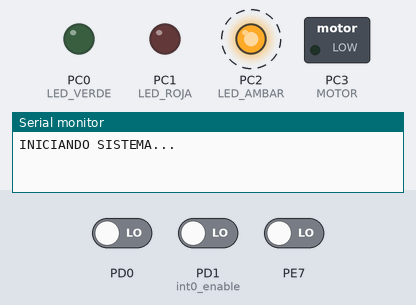
This program was run on a simulated ATmega2560, built with avr-gcc and emulated at 16 MHz. Shown: switched loads named in the program (green lamp = pin HIGH), output pins drawn as LEDs (lit = HIGH), the last lines printed to the serial monitor. Dashed ring = blinking. The test bench sets the inputs (shaded band); at power-on: PD0 LOW, PE7 LOW, PD1 (int0_enable) LOW.

Above: at 1.2 s.
1.3 s: PD0 driven HIGH
At 3.3 s:
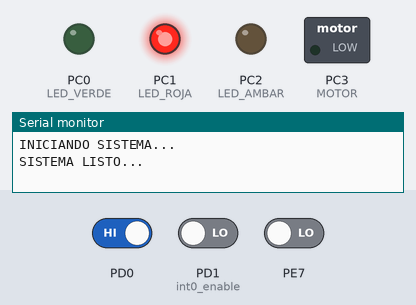
4.3 s: PE7 driven HIGH
At 4.57 s:
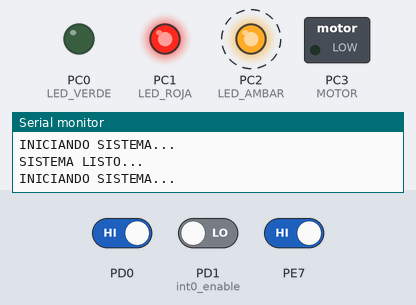
7.3 s: PE7 driven LOW
At 11.3 s:
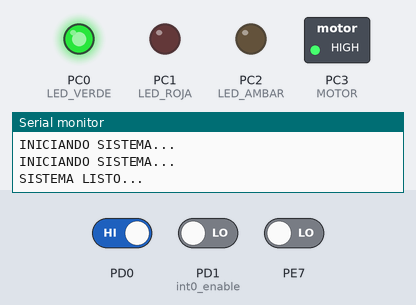
Timing chart, 0 to 12.8 s (numbered marks = the images above; inputs shaded):
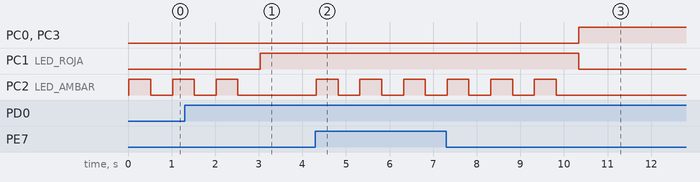

Measured:
- after the input at 1.3 s, PC0 (LED_VERDE), PC3 (MOTOR): stays LOW (without the input it goes to HIGH after 1.7 s); PC1 (LED_ROJA): LOW → HIGH after 1.7 s
- after the input at 4.3 s, PC2 (LED_AMBAR): alternates HIGH for 0.50 s and LOW for 0.50 s, starting at once
- after the input at 7.3 s, PC0 (LED_VERDE), PC3 (MOTOR): LOW → HIGH after 3.0 s instead of 0.04 s; PC1 (LED_ROJA): HIGH → LOW after 3.0 s instead of 0.04 s; PC2 (LED_AMBAR): alternates HIGH for 0.50 s and LOW for 0.50 s, 6 changes in all, then stays LOW, starting at once

The program:

main.c
```c
/*
 * UART_MOTOR_CONTROL.c
 *
 * Created: 20/01/2023 20:11:47
 * Author : jmott
 */

#define F_CPU 16000000UL

/* Inclusión de archivos */

#include <avr/io.h>
#include <util/delay.h>
#include <string.h>
#include <stdbool.h>
#include "FM_USART.h"
#include "Interrpciones.h"

/* Definicion de macros */

// PILOTOS

#define LEDS_DDR			DDRC
#define LEDS_PORT			PORTC
#define LED_VERDE			0
#define LED_ROJA			1
#define LED_AMBAR			2
#define MASK_LEDS			(1 << LED_VERDE) | (1 << LED_ROJA) | (1 << LED_AMBAR)
#define LED_ROJA_ON()		LEDS_PORT |= (1 << LED_ROJA);
#define LED_ROJA_OFF()		LEDS_PORT &= ~(1 << LED_ROJA);
#define LED_VERDE_ON()		LEDS_PORT |= (1 << LED_VERDE);
#define LED_VERDE_OFF()		LEDS_PORT &= ~(1 << LED_VERDE);
#define LED_AMBAR_ON()		LEDS_PORT |= (1 << LED_AMBAR);
#define LED_AMBAR_OFF()		LEDS_PORT &= ~(1 << LED_AMBAR);
#define LED_AMBAR_TOGGLE()	LEDS_PORT ^= (1 << LED_AMBAR);

// MOTOR

#define MOTOR_DDR			DDRC
#define MOTOR_PORT			PORTC
#define MOTOR				3
#define MASK_MOTOR			(1 << MOTOR)
#define MOTOR_ON()			MOTOR_PORT |= (MASK_MOTOR);
#define MOTOR_OFF()			MOTOR_PORT &= ~(MASK_MOTOR);

/* Variables globales */

volatile bool state_motor = false;

/* Funciones de servicio a interrupciones */

char rx_buffer[20];
volatile uint8_t rx_counter = 0;

ISR(USART0_RX_vect)
{
	char dato = UDR0;
	if (dato == '*')
	{
		rx_buffer[rx_counter] = '\0';
		rx_counter = 0;
		if (strstr(rx_buffer, "motor=on"))
		{
			printf("\n\r");
			state_motor = true;
			printf("MOTOR ON\n\r");
		}
		else if (strstr(rx_buffer, "motor=off"))
		{
			printf("\n\r");
			state_motor = false;
			printf("MOTOR OFF\n\r");
		}
	}
	else
	{
		rx_buffer[rx_counter] = dato;
		rx_counter++;
	}
}

ISR(INT0_vect)
{
	state_motor = false;
}

ISR(INT1_vect)
{
	state_motor = true;
}

/* Declaración de funciones */

void UART_Initialice (void);
void Init_Interrupt0 (void);
void Init_Interrupt1 (void);
void Init_GPIO_Motor (void);

void System_Init (void);

/* Principal */

int main(void)
{
	/* Replace with your application code */
	// Inicio del systema
	cli();
	System_Init();
	sei();
	printf("INICIANDO SISTEMA...\n\r");
	state_motor = true;
	for (uint8_t init_counter = 0 ; init_counter < 6 ; init_counter ++)
	{
		LED_AMBAR_TOGGLE();
		_delay_ms(500);
	}
	printf("SISTEMA LISTO...\n\r");
	LED_AMBAR_OFF();
	while (1)
	{
		if (state_motor)
		{
			MOTOR_ON();
			LED_VERDE_ON();
			LED_ROJA_OFF();
		}
		else
		{
			MOTOR_OFF();
			LED_VERDE_OFF();
			LED_ROJA_ON();
		}
	}
}

/* Definición de funciones */

void System_Init (void)
{
	UART_Initialice(); // Iniciamos el UART
	Init_Interrupt0(); // Iniciamos la interrupcion INT0
	Init_Interrupt1(); // Iniciamos la interrupcion INT1
	Init_GPIO_Motor(); // Iniciamos los pilotos
}

void Init_GPIO_Motor (void)
{
	LEDS_DDR |= MASK_LEDS; // Pilotos como salidas
	MOTOR_DDR |= MASK_MOTOR; // Motor como salida

	// Apagamos los GPIO de salida

	LEDS_PORT &= ~MASK_LEDS;
	MOTOR_PORT &= ~MASK_MOTOR;
}

void UART_Initialice (void)
{
	_my_uart_0_config_t my_uart;

	my_uart.baudios = BAUDRATE_9600;
	my_uart.bit_de_parada = UART_1_BIT_PARADA;
	my_uart.habilitar_rx = UART_ENABLE_RX0;
	my_uart.habilitar_tx = UART_ENABLE_TX0;
	my_uart.interrupcion_rx = UART_ENABLE_INTERRUPT_RXC0;
	my_uart.interrupcion_tx = UART_DISABLE_INTERRUPT_TXC0;
	my_uart.longitud_caracter = UART_CHARACTER_SIZE_8B;
	my_uart.modo_funcionamiento = UART_MODO_ASINCRONO;
	my_uart.multiprocesador_mode = UART_MULTI_PROCESOR_DISABLE;
	my_uart.noveno_bit_tx = NINTH_BIT_UART_LOW;
	my_uart.paridad = UART_PARIDAD_DESACTIVADA;
	my_uart.velocidad_doble_normal = UART_NORMAL_SPEED;

	UART0_Init(&my_uart);
}

void Init_Interrupt0 (void)
{
	_interrupciones_config_t my_int0;
	my_int0.int0_control = INT0_ACTIV_FLANCO_SUB;
	my_int0.int0_enable = INT0_ENABLE;
	my_int0.banderas_ints = INTS_CLEAR;
	my_int0.pull_up = INTS_PULL_UP_DISABLE;
	Interrupciones_Init(&my_int0);
}

void Init_Interrupt1(void)
{
	_interrupciones_config_t my_int1;
	my_int1.int1_control = INT1_ACTIV_FLANCO_SUB;
	my_int1.int1_enable = INT1_ENABLE;
	my_int1.banderas_ints = INTS_CLEAR;
	my_int1.pull_up = INTS_PULL_UP_DISABLE;
	Interrupciones_Init(&my_int1);
}
```

Interrpciones.c
```c
/*
 * Interrpciones.c
 *
 * Created: 18/01/2023 21:16:01
 *  Author: jmott
 */

#include <Interrpciones.h>

void Interrupciones_Init (_interrupciones_config_t *ints_params)
{
	// Habilitaciones del control de las interrupciones

	EICRA |= ((ints_params->int0_control & 0x03) << ISC00);
	EICRA |= ((ints_params->int1_control & 0x03) << ISC10);
	EICRA |= ((ints_params->int2_control & 0x03) << ISC20);
	EICRA |= ((ints_params->int3_control & 0x03) << ISC30);

	EICRB |= ((ints_params->int4_control & 0x03) << ISC40);
	EICRB |= ((ints_params->int5_control & 0x03) << ISC50);
	EICRB |= ((ints_params->int6_control & 0x03) << ISC60);
	EICRB |= ((ints_params->int7_control & 0x03) << ISC70);

	// Habilitacion de las interrupciones

	EIMSK |= ((ints_params->int0_enable & 0x01) << INT0) | ((ints_params->int1_enable & 0x01) << INT1);
	EIMSK |= ((ints_params->int2_enable & 0x01) << INT2) | ((ints_params->int3_enable & 0x01) << INT3);
	EIMSK |= ((ints_params->int4_enable & 0x01) << INT4) | ((ints_params->int5_enable & 0x01) << INT5);
	EIMSK |= ((ints_params->int6_enable & 0x01) << INT6) | ((ints_params->int7_enable & 0x01) << INT7);
	/*
	Si se habilita las interrupciones, se colocan los pines habilitados como entradas
	*/

	INTERRUPTS_DDR_03 &= ~(EIMSK & 0x0F);
	INTERRUPTS_DDR_47 &= ~(EIMSK & 0xF0);

	// Limpieza de las banderas

	EIFR = ints_params->banderas_ints;

	// Habilitamos los pullups
	if (ints_params->pull_up)
	{
		INTERRUPTS_PORT_03 |= (EIMSK & 0x0F);
		INTERRUPTS_PORT_47 |= (EIMSK & 0xF0);
	}
	else
	{
		INTERRUPTS_PORT_03 &= ~(EIMSK & 0x0F);
		INTERRUPTS_PORT_47 &= ~(EIMSK & 0xF0);
	}

	// Activamos las interrupciones
	sei();
}
```

Interrpciones.h
```c
/*
 * Interrpciones.h
 *
 * Created: 18/01/2023 21:15:45
 *  Author: jmott
 */


#ifndef INTERRPCIONES_H_
#define INTERRPCIONES_H_

// Inclusiones

#include <avr/interrupt.h>

// Macros

#define INTERRUPTS_DDR_03  DDRD
#define INTERRUPTS_PORT_03 PORTD

#define INTERRUPTS_DDR_47  DDRE
#define INTERRUPTS_PORT_47 PORTE

// Enumeraciones y estructuras

typedef enum
{
	INT0_ACTIV_NIVEL_BAJO = 0b00,
	INT0_ACTIV_CUALQ_FLANCO,
	INT0_ACTIV_FLANCO_BAJ,
	INT0_ACTIV_FLANCO_SUB
}_control_bits_int0_interrupciones_t;

typedef enum
{
	INT1_ACTIV_NIVEL_BAJO = 0b00,
	INT1_ACTIV_CUALQ_FLANCO,
	INT1_ACTIV_FLANCO_BAJ,
	INT1_ACTIV_FLANCO_SUB
}_control_bits_int1_interrupciones_t;

typedef enum
{
	INT2_ACTIV_NIVEL_BAJO = 0b00,
	INT2_ACTIV_CUALQ_FLANCO,
	INT2_ACTIV_FLANCO_BAJ,
	INT2_ACTIV_FLANCO_SUB
}_control_bits_int2_interrupciones_t;

typedef enum
{
	INT3_ACTIV_NIVEL_BAJO = 0b00,
	INT3_ACTIV_CUALQ_FLANCO,
	INT3_ACTIV_FLANCO_BAJ,
	INT3_ACTIV_FLANCO_SUB
}_control_bits_int3_interrupciones_t;

typedef enum
{
	INT4_ACTIV_NIVEL_BAJO = 0b00,
	INT4_ACTIV_CUALQ_FLANCO,
	INT4_ACTIV_FLANCO_BAJ,
	INT4_ACTIV_FLANCO_SUB
}_control_bits_int4_interrupciones_t;

typedef enum
{
	INT5_ACTIV_NIVEL_BAJO = 0b00,
	INT5_ACTIV_CUALQ_FLANCO,
	INT5_ACTIV_FLANCO_BAJ,
	INT5_ACTIV_FLANCO_SUB
}_control_bits_int5_interrupciones_t;

typedef enum
{
	INT6_ACTIV_NIVEL_BAJO = 0b00,
	INT6_ACTIV_CUALQ_FLANCO,
	INT6_ACTIV_FLANCO_BAJ,
	INT6_ACTIV_FLANCO_SUB
}_control_bits_int6_interrupciones_t;

typedef enum
{
	INT7_ACTIV_NIVEL_BAJO = 0b00,
	INT7_ACTIV_CUALQ_FLANCO,
	INT7_ACTIV_FLANCO_BAJ,
	INT7_ACTIV_FLANCO_SUB
}_control_bits_int7_interrupciones_t;

typedef enum{
	INT0_DISABLE = 0,
	INT0_ENABLE
}_enable_int0_interrupciones_t;

typedef enum{
	INT1_DISABLE = 0,
	INT1_ENABLE
}_enable_int1_interrupciones_t;

typedef enum{
	INT2_DISABLE = 0,
	INT2_ENABLE
}_enable_int2_interrupciones_t;

typedef enum{
	INT3_DISABLE = 0,
	INT3_ENABLE
}_enable_int3_interrupciones_t;

typedef enum{
	INT4_DISABLE = 0,
	INT4_ENABLE
}_enable_int4_interrupciones_t;

typedef enum{
	INT5_DISABLE = 0,
	INT5_ENABLE
}_enable_int5_interrupciones_t;

typedef enum{
	INT6_DISABLE = 0,
	INT6_ENABLE
}_enable_int6_interrupciones_t;

typedef enum{
	INT7_DISABLE = 0,
	INT7_ENABLE
}_enable_int7_interrupciones_t;

typedef enum{
	INTS_CLEAR = 0x00,
	INTS_SETS = 0xFF
}_interrupts_flags_interrupciones_t;

typedef	enum{
	INTS_PULL_UP_DISABLE = 0,
	INTS_PULL_UP_ENABLE
}_interrupts_pullup_interrupciones_t;

typedef struct{

	_control_bits_int0_interrupciones_t int0_control;
	_control_bits_int1_interrupciones_t int1_control;
	_control_bits_int2_interrupciones_t int2_control;
	_control_bits_int3_interrupciones_t int3_control;
	_control_bits_int4_interrupciones_t int4_control;
	_control_bits_int5_interrupciones_t int5_control;
	_control_bits_int6_interrupciones_t int6_control;
	_control_bits_int7_interrupciones_t int7_control;

	_enable_int0_interrupciones_t int0_enable;
	_enable_int1_interrupciones_t int1_enable;
	_enable_int2_interrupciones_t int2_enable;
	_enable_int3_interrupciones_t int3_enable;
	_enable_int4_interrupciones_t int4_enable;
	_enable_int5_interrupciones_t int5_enable;
	_enable_int6_interrupciones_t int6_enable;
	_enable_int7_interrupciones_t int7_enable;

	_interrupts_flags_interrupciones_t banderas_ints;

	_interrupts_pullup_interrupciones_t pull_up;

}_interrupciones_config_t;

void Interrupciones_Init (_interrupciones_config_t *ints_params);

#endif /* INTERRPCIONES_H_ */
```

FM_USART.c
```c
/*
 * FM_USART.c
 *
 * Created: 15/01/2023 14:52:28
 *  Author: jmott
 */

#include <FM_USART.h>

void UART0_Init (_my_uart_0_config_t *uart_params)
{
	/* Configuración de pines */

	UART0_DDR |= (1 << TX0_PIN);
	UART0_DDR &= ~(1 << RX0_PIN);

	/* Inicializacion de los regitros de trabajo */

	UCSR0A = 0;
	UCSR0B = 0;
	UCSR0C = 0;

	/* Configuracion */

	// Registro UCSR0A

	UCSR0A &= ~(1 << TXC0);
	UCSR0A |= (uart_params->velocidad_doble_normal << U2X0);
	UCSR0A |= (uart_params->multiprocesador_mode << MPCM0);
	if (UCSR0A & (1 << U2X0))
	{
		UBRR0 = (F_CPU / (8 * uart_params->baudios)) - 1;
	}
	else
	{
		UBRR0 = (F_CPU / (16 * uart_params->baudios)) - 1;
	}

	// Registro UCSR0B

	UCSR0B |= (uart_params->interrupcion_rx << RXCIE0) | (uart_params->interrupcion_tx << TXCIE0) | (uart_params->noveno_bit_tx << TXB80);
	UCSR0B |= (uart_params->habilitar_rx << RXEN0) | (uart_params->habilitar_tx << TXEN0);

	uint8_t long_caracter = uart_params->longitud_caracter;
	uint8_t primer_bit_long = (long_caracter & 0x04) >> UCSZ02;

	UCSR0B |= (primer_bit_long << UCSZ02);

	// Registro UCSR0C

	uint8_t umsel_bits = (uart_params->modo_funcionamiento) & 0x03;
	UCSR0B |= ((umsel_bits & 0x02) >> 1) << UMSEL01;
	UCSR0B |= ((umsel_bits & 0x01)) << UMSEL00;

	uint8_t upm_bits = (uart_params->paridad) & 0x03;
	UCSR0C |= (((upm_bits & 0x02) >> 1) << UPM01) | ((upm_bits & 0x01) << UPM00);
	UCSR0C |= (uart_params->bit_de_parada << USBS0);
	UCSR0C |= (((long_caracter & 0x02) >> 1) << UCSZ01) | ((long_caracter & 0x01) << UCSZ00);
	UCSR0C |= (0 << UCPOL0);

	stdout = &UART0_stream;

}

/* Funcion para leer un byte del terminal serial */
unsigned char UART0_Leer_Byte (void)
{
	if (UCSR0A & (1 << RXC0))
	{
		return UDR0;
	}
	else
	{
		return 0;
	}
}

/* Función para escribir un dato por el terminal serial*/
void UART0_Escribir_Byte (unsigned char dato)
{
	while (!(UCSR0A & (1 << UDRE0))); // Bucle mientras el registro UDR0 esté vacio
	UDR0 = dato;
}

/* Funcion para escribir una cadena de datos */
void UART0_Escribir_Cadena (char *cadena)
{
	uint16_t contador_item_cadena = 0;
	while (cadena[contador_item_cadena] != '\0')
	{
		UART0_Escribir_Byte(cadena[contador_item_cadena]);
		contador_item_cadena++;
	}
}

int UART0_Escribir_Char(char dato, FILE *stream)
{
	UART0_Escribir_Byte(dato);
	return 0;
}
```

FM_USART.h
```c
/*
 * FM_USART.h
 *
 * Created: 15/01/2023 14:52:10
 *  Author: jmott
 */


#ifndef FM_USART_H_
#define FM_USART_H_

#define F_CPU 16000000UL

#include <avr/io.h>
#include <stdio.h>
#include <avr/interrupt.h>
#include <string.h>

/* Definición de macros */

#define TX0_PIN	PINE1
#define RX0_PIN PINE0
#define UART0_DDR DDRE

/* Estructuras - Enumeraciones - Typedef */

// BITS RW REGISTRO UCSR0A

typedef enum
{
	UART_NORMAL_SPEED = 0,
	UART_DOUBLE_SPEED
}_u2x0_bit_uart_t;

typedef enum
{
	UART_MULTI_PROCESOR_DISABLE = 0,
	UART_MULTI_PROCESOR_ENABLE
}_mpcm0_bit_uart_t;

// BITS RW REGISTRO UCSR0B

typedef enum
{
	UART_DISABLE_INTERRUPT_RXC0 = 0,
	UART_ENABLE_INTERRUPT_RXC0
}_rxcie0_bit_uart_t;

typedef enum
{
	UART_DISABLE_INTERRUPT_TXC0 = 0,
	UART_ENABLE_INTERRUPT_TXC0
}_txcie0_bit_uart_t;

typedef enum
{
	UART_DISABLE_RX0 = 0,
	UART_ENABLE_RX0
}_rxen0_bit_uart_t;


typedef enum
{
	UART_DISABLE_TX0 = 0,
	UART_ENABLE_TX0
}_txen0_bit_uart_t;

typedef enum
{
	UART_CHARACTER_SIZE_5B = 0b000,
	UART_CHARACTER_SIZE_6B,
	UART_CHARACTER_SIZE_7B,
	UART_CHARACTER_SIZE_8B,
	UART_CHARACTER_SIZE_9B = 0b111
}_ucsz_reg_uart_t;

typedef enum
{
	NINTH_BIT_UART_LOW = 0,
	NINTH_BIT_UART_HIGH
}_ninth_bit_9_bit_transmit_uart_t;

// BITS RW REGISTRO UCSR0C

typedef enum
{
	UART_MODO_ASINCRONO = 0b00,
	UART_MODO_SINCRONO,
	UART_MODO_RESERVADO,
	SPI_MASTER
}_umsel_reg_uart_t;

typedef enum
{
	UART_PARIDAD_DESACTIVADA = 0b00,
	UART_PARIDAD_RESERVADA,
	UART_PARIDAD_ACTIVADA_EVEN,
	UART_PARIDAD_ACTIVADA_ODD
}_upm_reg_uart_t;

typedef enum
{
	UART_1_BIT_PARADA = 0,
	UART_2_BIT_PARADA
}_usbs0_bit_uart_t;

// Valores de velocidad de transmisión de bits

typedef enum
{
	BAUDRATE_2400 = 2400,
	BAUDRATE_4800 = 4800,
	BAUDRATE_9600 = 9600,
	BAUDRATE_19200 = 19200,
	BAUDRATE_28800 = 28800,
	BAUDRATE_38400 = 38400,
	BAUDRATE_57600 = 57600,
	BAUDRATE_76800 = 76800,
	BAUDRATE_1152000 = 115200
}_baudrate_uart_t;

// Estructura para la inicialización inicial
typedef struct
{
	_u2x0_bit_uart_t velocidad_doble_normal;
	_mpcm0_bit_uart_t multiprocesador_mode;
	_rxcie0_bit_uart_t interrupcion_rx;
	_txcie0_bit_uart_t interrupcion_tx;
	_rxen0_bit_uart_t habilitar_rx;
	_txen0_bit_uart_t habilitar_tx;
	_ucsz_reg_uart_t longitud_caracter;
	_ninth_bit_9_bit_transmit_uart_t noveno_bit_tx;
	_umsel_reg_uart_t modo_funcionamiento;
	_upm_reg_uart_t paridad;
	_usbs0_bit_uart_t bit_de_parada;
	_baudrate_uart_t baudios;
}_my_uart_0_config_t;

/* Variables */

/* Prototipos de funciones */

void UART0_Init (_my_uart_0_config_t *uart_params);
unsigned char UART0_Leer_Byte (void);
void UART0_Escribir_Byte (unsigned char dato);
void UART0_Escribir_Cadena (char *cadena);
int UART0_Escribir_Char(char dato, FILE *stream);
static FILE UART0_stream = FDEV_SETUP_STREAM(UART0_Escribir_Char, NULL, _FDEV_SETUP_WRITE);

#endif /* FM_USART_H_ */
```
